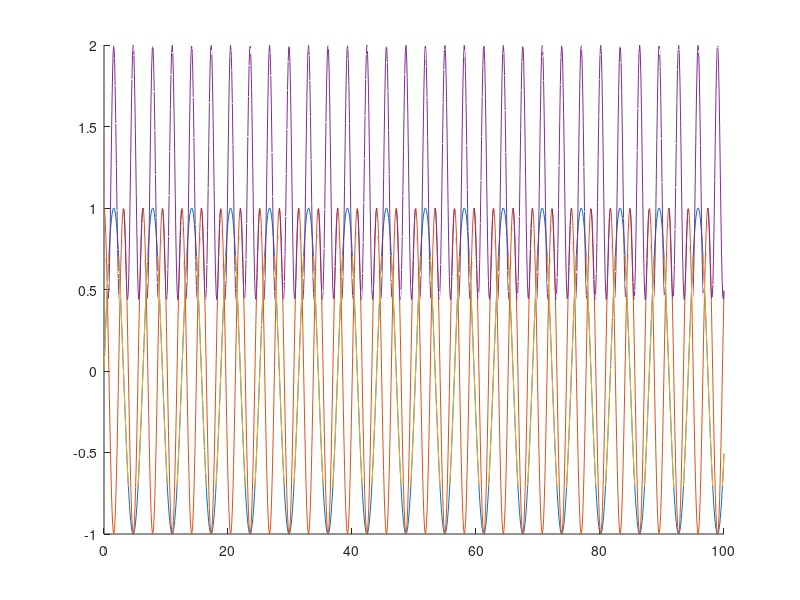

Source code (MATLAB):
t=0:0.1:100;

x=sin(t);
y=cos(2*t);

figure
hold on
plot(t,x)
plot(t,y)

plot3(t,x,y)

z=x.^2+y.^2
c=-2*(x.*y)

%isvalid(c<=z)

plot3(t,z,c)